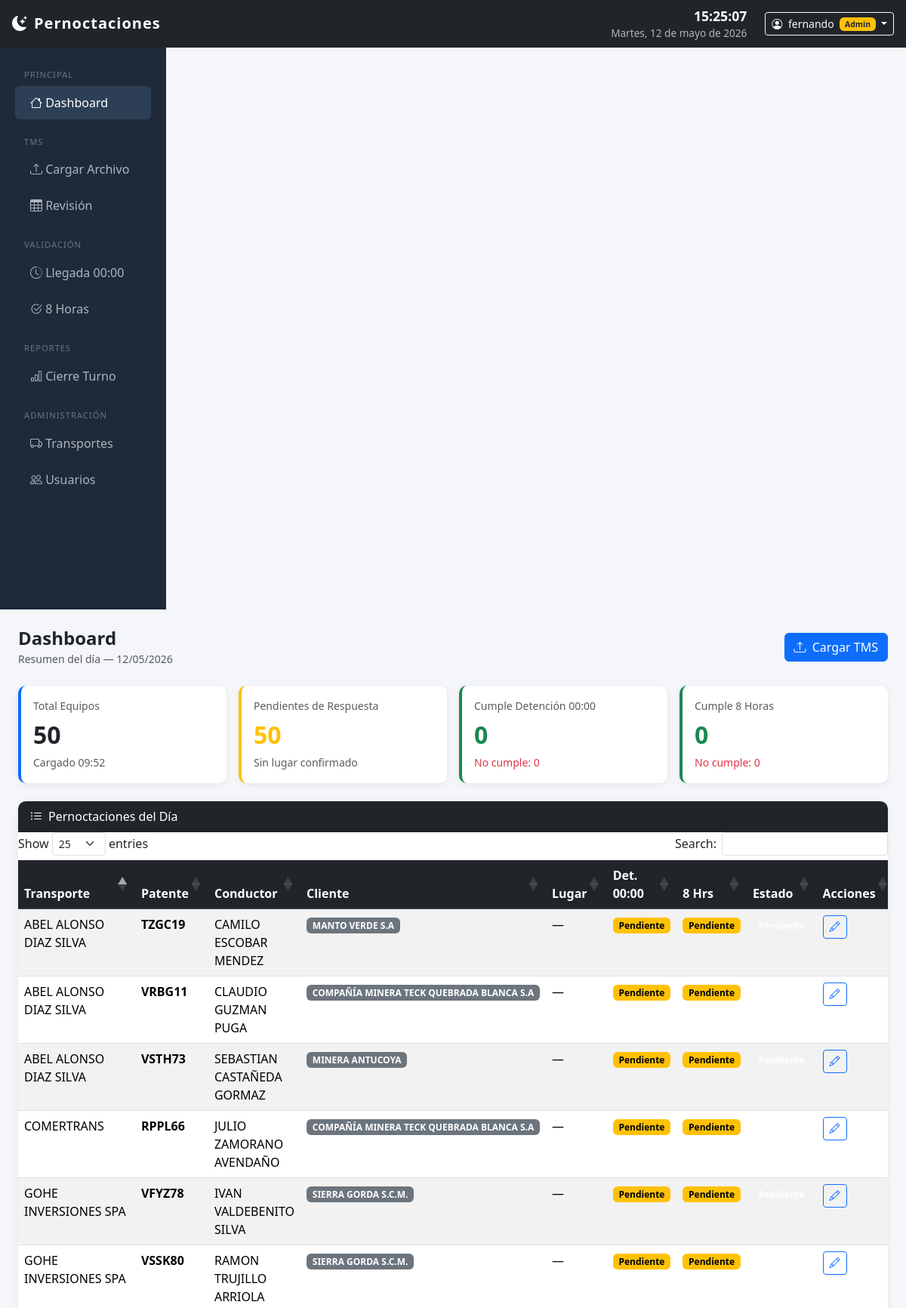
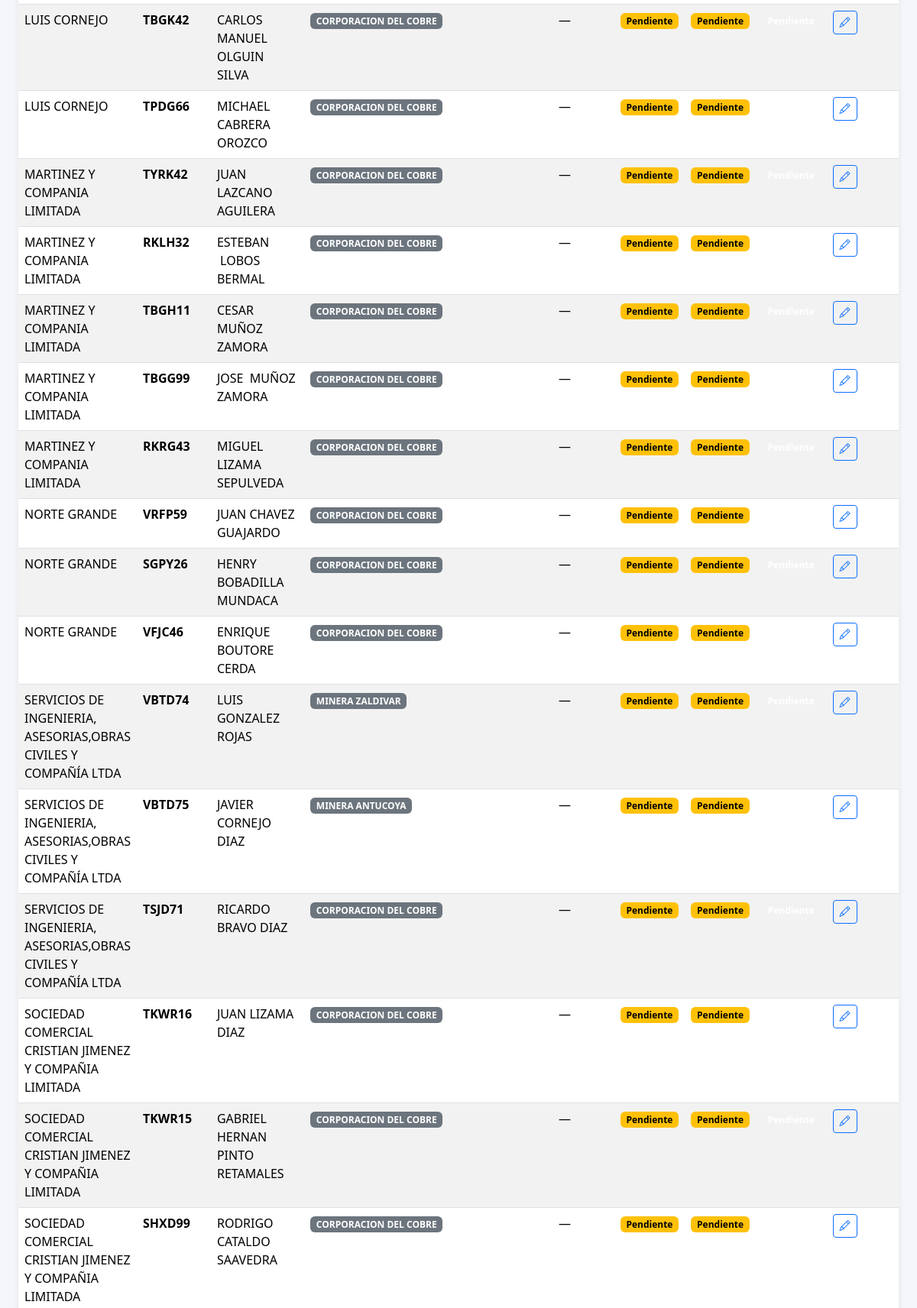
The page /dashboard/ (signed in, upper part) on the database its author committed (2 pictures, top to bottom).
### core/models.py (models this page shows, shortened)
class CargaTMS(models.Model):
    fecha = models.DateField(auto_now_add=True)
    archivo = models.FileField(upload_to='tms/')
    subido_por = models.ForeignKey(User, on_delete=models.SET_NULL, null=True)
    total_registros = models.IntegerField(default=0)
    total_filtrados = models.IntegerField(default=0)
    creado_en = models.DateTimeField(auto_now_add=True)
    class Meta:
        verbose_name = 'Carga TMS'
        verbose_name_plural = 'Cargas TMS'
        ordering = ['-fecha']

class Pernoctacion(models.Model):
    ESTADO_CHOICES = [
        ('PENDIENTE', 'Pendiente'),
        ('CONFIRMADO', 'Confirmado por Transporte'),
        ('VALIDADO_1', 'Validado Turno Noche'),
        ('VALIDADO_2', 'Validado 8 Horas'),
        ('CERRADO', 'Cerrado'),
    ]
    carga = models.ForeignKey(CargaTMS, on_delete=models.CASCADE, null=True)
    id_pedido = models.CharField(max_length=50)
    id_viaje = models.CharField(max_length=50)
    cliente = models.CharField(max_length=200)
    transporte = models.ForeignKey(Transporte, on_delete=models.SET_NULL, null=True, blank=True)
    transporte_nombre = models.CharField(max_length=200)  # tal como viene del TMS
    patente = models.CharField(max_length=20)
    patente_secundaria = models.CharField(max_length=20, blank=True)
    conductor = models.CharField(max_length=200)
    fecha_inicio_plan = models.DateTimeField(null=True, blank=True)
    fecha_fin_plan = models.DateField(null=True, blank=True)
    fecha_plan_descarga = models.DateField(null=True, blank=True)
    direccion_descarga = models.CharField(max_length=300, blank=True)
    operacion = models.CharField(max_length=100, blank=True)
    categoria = models.CharField(max_length=100, blank=True)
    token = models.UUIDField(default=uuid.uuid4, unique=True, editable=False)
    mail_enviado = models.BooleanField(default=False)
    mail_enviado_en = models.DateTimeField(null=True, blank=True)
    lugar_pernoctacion = models.CharField(max_length=300, blank=True)
    hora_eta = models.TimeField(null=True, blank=True)
    respondido_en = models.DateTimeField(null=True, blank=True)
    hora_llegada_real = models.DateTimeField(null=True, blank=True)
    cumple_00h = models.BooleanField(null=True, blank=True)
    extension_horaria = models.BooleanField(default=False)
    observaciones_primera = models.TextField(blank=True)
    validado_primera_por = models.ForeignKey(
        User, on_delete=models.SET_NULL, null=True, blank=True,
        related_name='validaciones_primera'
    )
    hora_salida = models.DateTimeField(null=True, blank=True)
    cumple_8h = models.BooleanField(null=True, blank=True)
    horas_totales = models.DurationField(null=True, blank=True)
    observaciones_segunda = models.TextField(blank=True)
    validado_segunda_por = models.ForeignKey(
        User, on_delete=models.SET_NULL, null=True, blank=True,
        related_name='validaciones_segunda'
    )
    sin_senal = models.BooleanField(default=False)
    estado = models.CharField(max_length=20, choices=ESTADO_CHOICES, default='PENDIENTE')
    fecha_registro = models.DateField(auto_now_add=True)
    creado_en = models.DateTimeField(auto_now_add=True)
    actualizado_en = models.DateTimeField(auto_now=True)
    class Meta:
        verbose_name = 'Pernoctación'
        verbose_name_plural = 'Pernoctaciones'
        ordering = ['-fecha_registro', 'transporte_nombre']

### core/views.py (the view)
# urls.py: path('dashboard/', views.dashboard, name='dashboard'),
@login_required
def dashboard(request):
    hoy = timezone.localdate()
    pernoctaciones_hoy = Pernoctacion.objects.filter(fecha_registro=hoy)
    total = pernoctaciones_hoy.count()
    pendientes = pernoctaciones_hoy.filter(estado='PENDIENTE').count()
    confirmados = pernoctaciones_hoy.filter(estado='CONFIRMADO').count()
    cumple_00h = pernoctaciones_hoy.filter(cumple_00h=True).count()
    no_cumple_00h = pernoctaciones_hoy.filter(cumple_00h=False).count()
    cumple_8h = pernoctaciones_hoy.filter(cumple_8h=True).count()
    no_cumple_8h = pernoctaciones_hoy.filter(cumple_8h=False).count()
    sin_senal = pernoctaciones_hoy.filter(sin_senal=True).count()
    ultima_carga = CargaTMS.objects.filter(fecha=hoy).order_by('-creado_en').first()
    context = {
        'hoy': hoy,
        'total': total,
        'pendientes': pendientes,
        'confirmados': confirmados,
        'cumple_00h': cumple_00h,
        'no_cumple_00h': no_cumple_00h,
        'cumple_8h': cumple_8h,
        'no_cumple_8h': no_cumple_8h,
        'sin_senal': sin_senal,
        'ultima_carga': ultima_carga,
        'pernoctaciones': pernoctaciones_hoy.order_by('transporte_nombre'),
    }
    return render(request, 'core/dashboard.html', context)

### templates/core/dashboard.html (shortened to what this page needs)
{% extends 'base.html' %}
{% block content %}
<div class="d-flex justify-content-between align-items-center mb-4">
    <div>
        <h4 class="mb-0 fw-bold">Dashboard</h4>
        <small class="text-muted">Resumen del día — {{ hoy|date:"d/m/Y" }}</small>
    </div>
    <a href="{% url 'tms_cargar' %}" class="btn btn-primary">
        <i class="bi bi-upload me-1"></i> Cargar TMS
    </a>
</div>
<div class="row g-3 mb-4">
    <div class="col-md-3">
        <div class="card stat-card azul h-100">
            <div class="card-body">
                <div class="text-muted small mb-1">Total Equipos</div>
                <div class="fs-2 fw-bold">{{ total }}</div>
                {% if ultima_carga %}
                <small class="text-muted">Cargado {{ ultima_carga.creado_en|date:"H:i" }}</small>
                {% else %}
                <small class="text-muted">Sin carga hoy</small>
                {% endif %}
            </div>
        </div>
    </div>
    <div class="col-md-3">
        <div class="card stat-card amarillo h-100">
            <div class="card-body">
                <div class="text-muted small mb-1">Pendientes de Respuesta</div>
                <div class="fs-2 fw-bold text-warning">{{ pendientes }}</div>
                <small class="text-muted">Sin lugar confirmado</small>
            </div>
        </div>
    </div>
    <div class="col-md-3">
        <div class="card stat-card verde h-100">
            <div class="card-body">
                <div class="text-muted small mb-1">Cumple Detención 00:00</div>
                <div class="fs-2 fw-bold text-success">{{ cumple_00h }}</div>
                <small class="text-danger">No cumple: {{ no_cumple_00h }}</small>
            </div>
        </div>
    </div>
    <div class="col-md-3">
        <div class="card stat-card {% if no_cumple_8h > 0 %}rojo{% else %}verde{% endif %} h-100">
            <div class="card-body">
                <div class="text-muted small mb-1">Cumple 8 Horas</div>
                <div class="fs-2 fw-bold text-success">{{ cumple_8h }}</div>
                <small class="text-danger">No cumple: {{ no_cumple_8h }}</small>
            </div>
        </div>
    </div>
</div>
<div class="card">
    <div class="card-header bg-dark text-white d-flex justify-content-between align-items-center">
        <span><i class="bi bi-list-ul me-2"></i>Pernoctaciones del Día</span>
    </div>
    <div class="card-body p-0">
        <div class="table-responsive">
            <table id="tabla-dashboard" class="table table-hover table-striped mb-0">
                <thead class="table-dark">
                    <tr>
                        <th>Transporte</th>
                        <th>Patente</th>
                        <th>Conductor</th>
                        <th>Cliente</th>
                        <th>Lugar</th>
                        <th>Det. 00:00</th>
                        <th>8 Hrs</th>
                        <th>Estado</th>
                        <th>Acciones</th>
                    </tr>
                </thead>
                <tbody>
                    {% for p in pernoctaciones %}
                    <tr>
                        <td>{{ p.transporte_nombre }}</td>
                        <td><strong>{{ p.patente }}</strong></td>
                        <td>{{ p.conductor }}</td>
                        <td><span class="badge bg-secondary">{{ p.cliente }}</span></td>
                        <td>{{ p.lugar_pernoctacion|default:"—" }}</td>
                        <td>
                            {% if p.cumple_00h is None %}
                                <span class="badge badge-pendiente">Pendiente</span>
                            {% elif p.cumple_00h %}
                                <span class="badge badge-cumple">CUMPLE</span>
                            {% else %}
                                <span class="badge badge-no-cumple">NO CUMPLE</span>
                            {% endif %}
                        </td>
                        <td>
                            {% if p.cumple_8h is None %}
                                <span class="badge badge-pendiente">Pendiente</span>
                            {% elif p.cumple_8h %}
                                <span class="badge badge-cumple">CUMPLE</span>
                            {% else %}
                                <span class="badge badge-no-cumple">NO CUMPLE</span>
                            {% endif %}
                        </td>
                        <td>
                            {% if p.sin_senal %}
                                <span class="badge bg-warning text-dark"><i class="bi bi-wifi-off"></i> Sin Señal</span>
                            {% else %}
                                <span class="badge bg-{{ p.estado|lower }}">{{ p.get_estado_display }}</span>
                            {% endif %}
                        </td>
                        <td>
                            <a href="{% url 'validacion_detalle' p.id %}" class="btn btn-sm btn-outline-primary">
                                <i class="bi bi-pencil"></i>
                            </a>
                        </td>
                    </tr>
                    {% endfor %}
                </tbody>
            </table>
        </div>
    </div>
</div>
{% endblock %}

### templates/base.html (shortened to what this page needs)
<!DOCTYPE html>
<html lang="es">
<head>
    <link href="https://cdn.jsdelivr.net/npm/bootstrap@5.3.3/dist/css/bootstrap.min.css" rel="stylesheet">
    <link href="https://cdn.jsdelivr.net/npm/bootstrap-icons@1.11.3/font/bootstrap-icons.css" rel="stylesheet">
    <link href="https://cdn.datatables.net/1.13.8/css/dataTables.bootstrap5.min.css" rel="stylesheet">
</head>
<body>
{% if user.is_authenticated %}
<nav class="navbar navbar-dark bg-dark px-3 py-2">
    <a class="navbar-brand" href="{% url 'dashboard' %}">
        <i class="bi bi-moon-stars-fill me-2"></i>Pernoctaciones
    </a>
    <div class="d-flex align-items-center gap-4">
        <div class="text-end">
            <div id="reloj">--:--:--</div>
            <div id="fecha-display">cargando...</div>
        </div>
        <div class="dropdown">
            <button class="btn btn-outline-light btn-sm dropdown-toggle" data-bs-toggle="dropdown">
                <i class="bi bi-person-circle me-1"></i>
                {{ user.get_full_name|default:user.username }}
                {% if user.is_staff %}
                <span class="badge bg-warning text-dark ms-1" style="font-size:.65rem">Admin</span>
                {% endif %}
            </button>
        </div>
    </div>
</nav>
<div class="container-fluid">
    <div class="row">
        <div class="col-auto sidebar py-3" style="width:220px;">
            <nav class="nav flex-column">
                <span class="section-title">Principal</span>
                <a href="{% url 'dashboard' %}" class="nav-link {% if request.resolver_match.url_name == 'dashboard' %}active{% endif %}">
                    <i class="bi bi-house"></i> Dashboard
                </a>
                <span class="section-title mt-2">TMS</span>
                <a href="{% url 'tms_cargar' %}" class="nav-link {% if 'tms' in request.path %}active{% endif %}">
                    <i class="bi bi-upload"></i> Cargar Archivo
                </a>
                <a href="{% url 'tms_revision' %}" class="nav-link">
                    <i class="bi bi-table"></i> Revisión
                </a>
                <span class="section-title mt-2">Validación</span>
                <a href="{% url 'validacion_primera' %}" class="nav-link {% if 'primera' in request.path %}active{% endif %}">
                    <i class="bi bi-clock-history"></i> Llegada 00:00
                </a>
                <a href="{% url 'validacion_ocho' %}" class="nav-link {% if 'ocho' in request.path %}active{% endif %}">
                    <i class="bi bi-check2-circle"></i> 8 Horas
                </a>
                <span class="section-title mt-2">Reportes</span>
                <a href="{% url 'reporte_cierre' %}" class="nav-link {% if 'reporte' in request.path %}active{% endif %}">
                    <i class="bi bi-bar-chart"></i> Cierre Turno
                </a>
                {% if user.is_staff %}
                <span class="section-title mt-2">Administración</span>
                <a href="/admin/core/transporte/" class="nav-link">
                    <i class="bi bi-truck"></i> Transportes
                </a>
                <a href="/admin/auth/user/" class="nav-link">
                    <i class="bi bi-people"></i> Usuarios
                </a>
                {% endif %}
            </nav>
        </div>
        <div class="col py-4 px-4">
{% else %}
<div class="container mt-5">
{% endif %}
            {% block content %}
            {% endblock %}
{% if user.is_authenticated %}
        </div>
    </div>
</div>
{% else %}
</div>
{% endif %}
</body>
</html>

### templates/base.html (style rules this page uses)
body { background-color: #f4f6f9; }
.navbar-brand { font-weight: 700; letter-spacing: 1px; }
.sidebar { min-height: calc(100vh - 56px); background: #1e2a3a; }
.sidebar .nav-link { color: #adb5bd; padding: 10px 20px; border-radius: 6px; margin: 2px 8px; }
.sidebar .nav-link:hover, .sidebar .nav-link.active { background: #2d3f55; color: #fff; }
.sidebar .nav-link i { width: 22px; }
.sidebar .section-title { color: #6c757d; font-size: 0.7rem; text-transform: uppercase; letter-spacing: 1px; padding: 12px 20px 4px; }
.card { border: none; box-shadow: 0 2px 8px rgba(0,0,0,.07); border-radius: 10px; }
.card-header { border-radius: 10px 10px 0 0 !important; }
.badge-pendiente { background-color: #ffc107; color: #000; }
#reloj { font-size: 1.1rem; font-weight: 600; color: #fff; }
#fecha-display { font-size: 0.85rem; color: #adb5bd; }
.stat-card { border-left: 4px solid; }
.stat-card.verde { border-color: #198754; }
.stat-card.amarillo { border-color: #ffc107; }
.stat-card.azul { border-color: #0d6efd; }

### rows shown on the page
CargaTMS: creado_en "09:52"
Pernoctacion: transporte_nombre "ABEL ALONSO DIAZ SILVA", patente "TZGC19", conductor "CAMILO ESCOBAR MENDEZ", cliente "MANTO VERDE S.A", lugar_pernoctacion "—", shows "Pendiente"
Pernoctacion: transporte_nombre "ABEL ALONSO DIAZ SILVA", patente "VRBG11", conductor "CLAUDIO GUZMAN PUGA", cliente "COMPAÑÍA MINERA TECK QUEBRADA BLANCA S.A", lugar_pernoctacion "—", shows "Pendiente"
Pernoctacion: transporte_nombre "ABEL ALONSO DIAZ SILVA", patente "VSTH73", conductor "SEBASTIAN CASTAÑEDA GORMAZ", cliente "MINERA ANTUCOYA", lugar_pernoctacion "—", shows "Pendiente"
Pernoctacion: transporte_nombre "COMERTRANS", patente "RPPL66", conductor "JULIO ZAMORANO AVENDAÑO", cliente "COMPAÑÍA MINERA TECK QUEBRADA BLANCA S.A", lugar_pernoctacion "—", shows "Pendiente"
Pernoctacion: transporte_nombre "GOHE INVERSIONES SPA", patente "VFYZ78", conductor "IVAN VALDEBENITO SILVA", cliente "SIERRA GORDA S.C.M.", lugar_pernoctacion "—", shows "Pendiente"
Pernoctacion: transporte_nombre "GOHE INVERSIONES SPA", patente "VSSK80", conductor "RAMON TRUJILLO ARRIOLA", cliente "SIERRA GORDA S.C.M.", lugar_pernoctacion "—", shows "Pendiente"
Pernoctacion: transporte_nombre "LUIS CORNEJO", patente "TBGK42", conductor "CARLOS MANUEL OLGUIN SILVA", cliente "CORPORACION DEL COBRE", lugar_pernoctacion "—", shows "Pendiente"
Pernoctacion: transporte_nombre "LUIS CORNEJO", patente "TPDG66", conductor "MICHAEL CABRERA OROZCO", cliente "CORPORACION DEL COBRE", lugar_pernoctacion "—", shows "Pendiente"
Pernoctacion: transporte_nombre "MARTINEZ Y COMPANIA LIMITADA", patente "TYRK42", conductor "JUAN LAZCANO AGUILERA", cliente "CORPORACION DEL COBRE", lugar_pernoctacion "—", shows "Pendiente"
Pernoctacion: transporte_nombre "MARTINEZ Y COMPANIA LIMITADA", patente "RKLH32", conductor "ESTEBAN LOBOS BERMAL", cliente "CORPORACION DEL COBRE", lugar_pernoctacion "—", shows "Pendiente"
Pernoctacion: transporte_nombre "MARTINEZ Y COMPANIA LIMITADA", patente "TBGH11", conductor "CESAR MUÑOZ ZAMORA", cliente "CORPORACION DEL COBRE", lugar_pernoctacion "—", shows "Pendiente"
Pernoctacion: transporte_nombre "MARTINEZ Y COMPANIA LIMITADA", patente "TBGG99", conductor "JOSE MUÑOZ ZAMORA", cliente "CORPORACION DEL COBRE", lugar_pernoctacion "—", shows "Pendiente"
Pernoctacion: transporte_nombre "MARTINEZ Y COMPANIA LIMITADA", patente "RKRG43", conductor "MIGUEL LIZAMA SEPULVEDA", cliente "CORPORACION DEL COBRE", lugar_pernoctacion "—", shows "Pendiente"
Pernoctacion: transporte_nombre "NORTE GRANDE", patente "VRFP59", conductor "JUAN CHAVEZ GUAJARDO", cliente "CORPORACION DEL COBRE", lugar_pernoctacion "—", shows "Pendiente"
Pernoctacion: transporte_nombre "NORTE GRANDE", patente "SGPY26", conductor "HENRY BOBADILLA MUNDACA", cliente "CORPORACION DEL COBRE", lugar_pernoctacion "—", shows "Pendiente"
Pernoctacion: transporte_nombre "NORTE GRANDE", patente "VFJC46", conductor "ENRIQUE BOUTORE CERDA", cliente "CORPORACION DEL COBRE", lugar_pernoctacion "—", shows "Pendiente"
Pernoctacion: transporte_nombre "SERVICIOS DE INGENIERIA, ASESORIAS,OBRAS CIVILES Y COMPAÑÍA LTDA", patente "VBTD74", conductor "LUIS GONZALEZ ROJAS", cliente "MINERA ZALDIVAR", lugar_pernoctacion "—", shows "Pendiente"
Pernoctacion: transporte_nombre "SERVICIOS DE INGENIERIA, ASESORIAS,OBRAS CIVILES Y COMPAÑÍA LTDA", patente "VBTD75", conductor "JAVIER CORNEJO DIAZ", cliente "MINERA ANTUCOYA", lugar_pernoctacion "—", shows "Pendiente"
Pernoctacion: transporte_nombre "SERVICIOS DE INGENIERIA, ASESORIAS,OBRAS CIVILES Y COMPAÑÍA LTDA", patente "TSJD71", conductor "RICARDO BRAVO DIAZ", cliente "CORPORACION DEL COBRE", lugar_pernoctacion "—", shows "Pendiente"
Pernoctacion: transporte_nombre "SOCIEDAD COMERCIAL CRISTIAN JIMENEZ Y COMPAÑIA LIMITADA", patente "TKWR16", conductor "JUAN LIZAMA DIAZ", cliente "CORPORACION DEL COBRE", lugar_pernoctacion "—", shows "Pendiente"
Pernoctacion: transporte_nombre "SOCIEDAD COMERCIAL CRISTIAN JIMENEZ Y COMPAÑIA LIMITADA", patente "TKWR15", conductor "GABRIEL HERNAN PINTO RETAMALES", cliente "CORPORACION DEL COBRE", lugar_pernoctacion "—", shows "Pendiente"
Pernoctacion: transporte_nombre "SOCIEDAD COMERCIAL CRISTIAN JIMENEZ Y COMPAÑIA LIMITADA", patente "SHXD99", conductor "RODRIGO CATALDO SAAVEDRA", cliente "CORPORACION DEL COBRE", lugar_pernoctacion "—", shows "Pendiente"

### other values the page prints
{{ user.get_full_name|default:user.username }} "fernando"
{{ hoy|date:"d/m/Y" }} "12/05/2026"
{{ total }} "50"
{{ pendientes }} "50"
{{ cumple_00h }} "0"
{{ no_cumple_00h }} "0"
{{ cumple_8h }} "0"
{{ no_cumple_8h }} "0"
